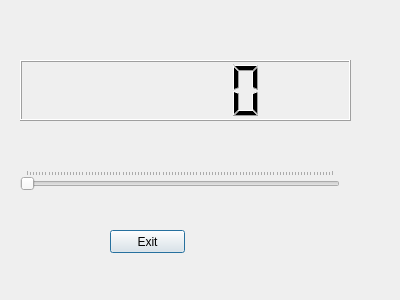
<?xml version="1.0" encoding="UTF-8"?>
<ui version="4.0">
 <class>Dialog</class>
 <widget class="QDialog" name="Dialog">
  <property name="geometry">
   <rect>
    <x>0</x>
    <y>0</y>
    <width>400</width>
    <height>300</height>
   </rect>
  </property>
  <property name="windowTitle">
   <string>Hello</string>
  </property>
  <property name="windowIcon">
   <iconset>
    <normaloff>favicon.ico</normaloff>favicon.ico</iconset>
  </property>
  <widget class="QLCDNumber" name="lcdDisp">
   <property name="geometry">
    <rect>
     <x>20</x>
     <y>60</y>
     <width>331</width>
     <height>61</height>
    </rect>
   </property>
  </widget>
  <widget class="QSlider" name="lcdSlide">
   <property name="geometry">
    <rect>
     <x>20</x>
     <y>170</y>
     <width>320</width>
     <height>20</height>
    </rect>
   </property>
   <property name="value">
    <number>0</number>
   </property>
   <property name="orientation">
    <enum>Qt::Horizontal</enum>
   </property>
   <property name="tickPosition">
    <enum>QSlider::TicksAbove</enum>
   </property>
  </widget>
  <widget class="QPushButton" name="exitButton">
   <property name="geometry">
    <rect>
     <x>110</x>
     <y>230</y>
     <width>75</width>
     <height>23</height>
    </rect>
   </property>
   <property name="text">
    <string>Exit</string>
   </property>
  </widget>
 </widget>
 <resources/>
 <connections>
  <connection>
   <sender>lcdSlide</sender>
   <signal>valueChanged(int)</signal>
   <receiver>lcdDisp</receiver>
   <slot>display(int)</slot>
   <hints>
    <hint type="sourcelabel">
     <x>195</x>
     <y>179</y>
    </hint>
    <hint type="destinationlabel">
     <x>185</x>
     <y>90</y>
    </hint>
   </hints>
  </connection>
  <connection>
   <sender>exitButton</sender>
   <signal>clicked()</signal>
   <receiver>Dialog</receiver>
   <slot>close()</slot>
   <hints>
    <hint type="sourcelabel">
     <x>155</x>
     <y>238</y>
    </hint>
    <hint type="destinationlabel">
     <x>155</x>
     <y>268</y>
    </hint>
   </hints>
  </connection>
 </connections>
</ui>
